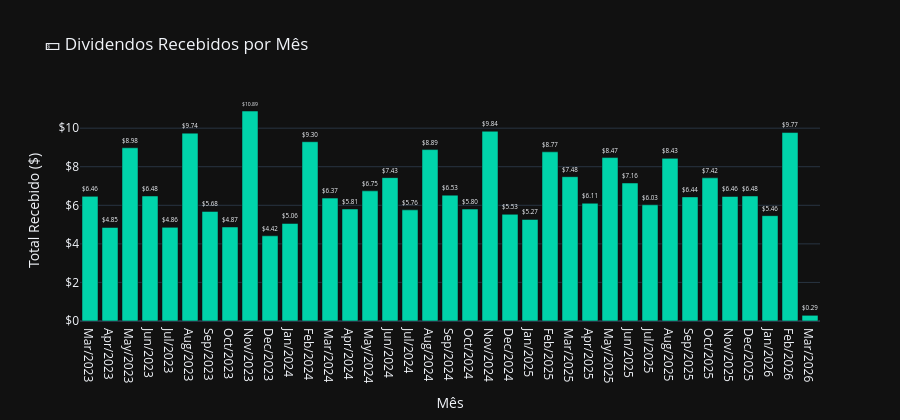

Notebook code for this chart:
### Markdown cell above
## 📅 Célula 5 — Calendário Mensal de Dividendos

### Code cell
# Agrupa dividendos recebidos por mês
mensal = (
    df_divs.groupby(['Ano', 'Mês', 'Mês/Ano'])['Recebido ($)']
    .sum()
    .reset_index()
    .sort_values(['Ano', 'Mês'])
)

fig = go.Figure(go.Bar(
    x=mensal['Mês/Ano'],
    y=mensal['Recebido ($)'],
    marker_color='#00d4aa',
    text=[f'${v:.2f}' for v in mensal['Recebido ($)']],
    textposition='outside',
))

fig.update_layout(
    title='💵 Dividendos Recebidos por Mês',
    xaxis_title='Mês',
    yaxis_title='Total Recebido ($)',
    yaxis_tickprefix='$',
    template='plotly_dark',
    height=420,
)
fig.show()

### Figure 1 — Plotly figure (JSON) as saved in the notebook; plotly's stock layout.template omitted (floating-point values rounded to 4 significant figures)
{"data": [{"marker": {"color": "#00d4aa"}, "text": ["$6.46", "$4.85", "$8.98", "$6.48", "$4.86", "$9.74", "$5.68", "$4.87", "$10.89", "$4.42", "$5.06", "$9.30", "$6.37", "$5.81", "$6.75", "$7.43", "$5.76", "$8.89", "$6.53", "$5.80", "$9.84", "$5.53", "$5.27", "$8.77", "$7.48", "$6.11", "$8.47", "$7.16", "$6.03", "$8.43", "$6.44", "$7.42", "$6.46", "$6.48", "$5.46", "$9.77", "$0.29"], "textposition": "outside", "type": "bar", "x": ["Mar/2023", "Apr/2023", "May/2023", "Jun/2023", "Jul/2023", "Aug/2023", "Sep/2023", "Oct/2023", "Nov/2023", "Dec/2023", "Jan/2024", "Feb/2024", "Mar/2024", "Apr/2024", "May/2024", "Jun/2024", "Jul/2024", "Aug/2024", "Sep/2024", "Oct/2024", "Nov/2024", "Dec/2024", "Jan/2025", "Feb/2025", "Mar/2025", "Apr/2025", "May/2025", "Jun/2025", "Jul/2025", "Aug/2025", "Sep/2025", "Oct/2025", "Nov/2025", "Dec/2025", "Jan/2026", "Feb/2026", "Mar/2026"], "y": [6.463, 4.851, 8.982, 6.482, 4.856, 9.741, 5.681, 4.874, 10.89, 4.417, 5.059, 9.297, 6.372, 5.808, 6.749, 7.434, 5.763, 8.888, 6.526, 5.804, 9.838, 5.533, 5.266, 8.772, 7.483, 6.106, 8.474, 7.156, 6.026, 8.434, 6.436, 7.423, 6.459, 6.483, 5.462, 9.772, 0.2948]}], "layout": {"height": 420, "title": {"text": "💵 Dividendos Recebidos por Mês"}, "xaxis": {"title": {"text": "Mês"}}, "yaxis": {"tickprefix": "$", "title": {"text": "Total Recebido ($)"}}}}
